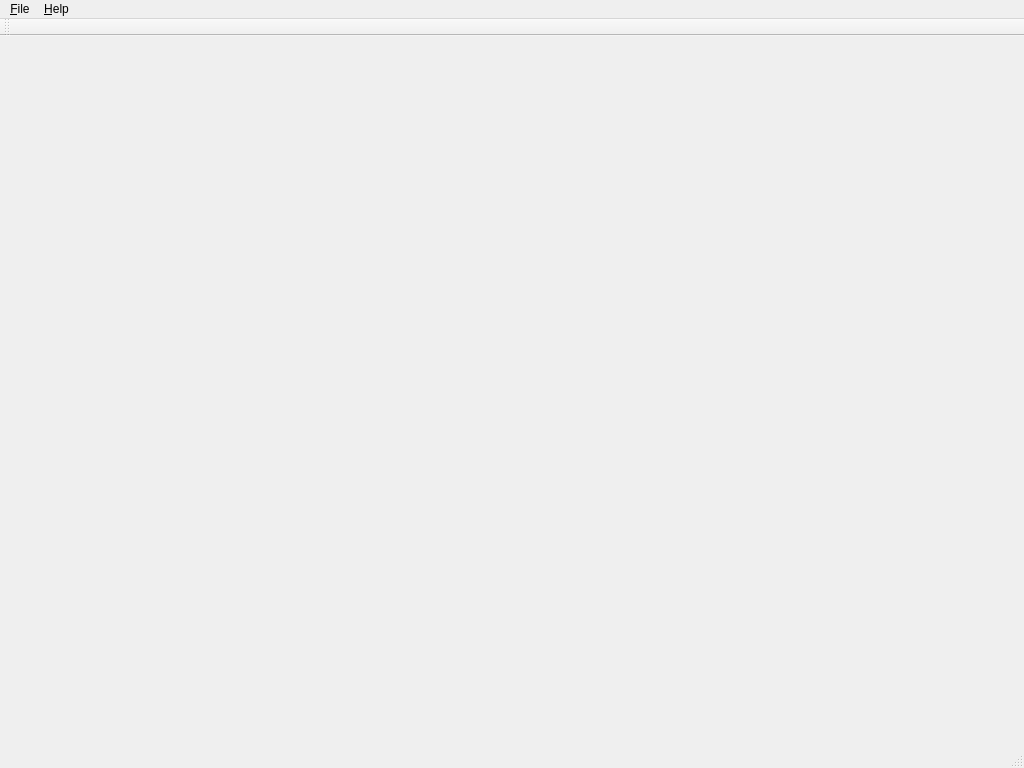
<?xml version="1.0" encoding="UTF-8"?>
<ui version="4.0">
 <class>GeneratorMainWin</class>
 <widget class="QMainWindow" name="GeneratorMainWin">
  <property name="geometry">
   <rect>
    <x>0</x>
    <y>0</y>
    <width>1024</width>
    <height>768</height>
   </rect>
  </property>
  <property name="windowTitle">
   <string>GeneratorMainWin</string>
  </property>
  <widget class="QWidget" name="centralWidget"/>
  <widget class="QMenuBar" name="menuBar">
   <property name="geometry">
    <rect>
     <x>0</x>
     <y>0</y>
     <width>1024</width>
     <height>23</height>
    </rect>
   </property>
   <widget class="QMenu" name="menuFile_F">
    <property name="title">
     <string>&amp;File</string>
    </property>
    <addaction name="action_Preferences"/>
   </widget>
   <widget class="QMenu" name="menu_Help">
    <property name="title">
     <string>&amp;Help</string>
    </property>
    <addaction name="actionAbout"/>
   </widget>
   <addaction name="menuFile_F"/>
   <addaction name="menu_Help"/>
  </widget>
  <widget class="QToolBar" name="mainToolBar">
   <attribute name="toolBarArea">
    <enum>TopToolBarArea</enum>
   </attribute>
   <attribute name="toolBarBreak">
    <bool>false</bool>
   </attribute>
  </widget>
  <widget class="QStatusBar" name="statusBar"/>
  <action name="actionAbout">
   <property name="text">
    <string>&amp;About</string>
   </property>
  </action>
  <action name="action_Preferences">
   <property name="text">
    <string>&amp;Preferences</string>
   </property>
  </action>
 </widget>
 <layoutdefault spacing="6" margin="11"/>
 <resources/>
 <connections/>
</ui>
